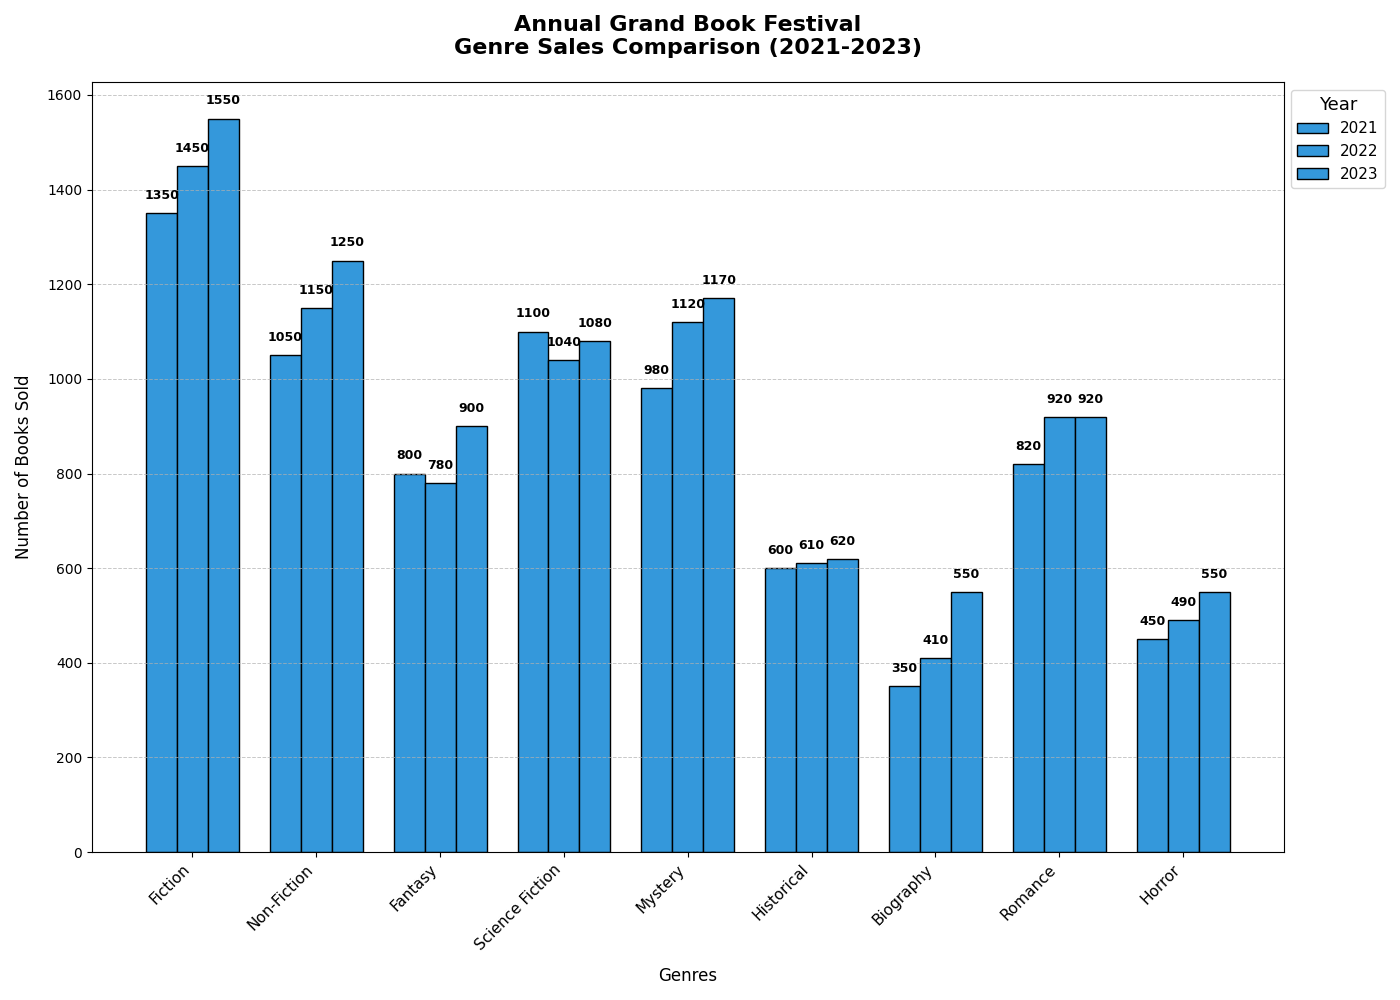

Reproduce this figure in Python.
import matplotlib.pyplot as plt
import numpy as np

years = [2021, 2022, 2023]
genres = [
    'Fiction', 'Non-Fiction', 'Fantasy', 'Science Fiction', 
    'Mystery', 'Historical', 'Biography', 'Romance', 'Horror'
]
sales_data = {
    2021: [1350, 1050, 800, 1100, 980, 600, 350, 820, 450],
    2022: [1450, 1150, 780, 1040, 1120, 610, 410, 920, 490],
    2023: [1550, 1250, 900, 1080, 1170, 620, 550, 920, 550]
}

# Use a single color for all bars
single_color = '#3498db'  # A blue color

fig, ax = plt.subplots(figsize=(14, 10))
width = 0.25
x = np.arange(len(genres))

for i, year in enumerate(years):
    sales = sales_data[year]
    ax.bar(x + i*width, sales, width=width, color=single_color, label=f'{year}', edgecolor='black')

for i, year in enumerate(years):
    sales = sales_data[year]
    for j, books in enumerate(sales):
        ax.text(j + i*width, books + 30, f'{books}', ha='center', fontsize=9, fontweight='bold', color='black')

ax.set_title('Annual Grand Book Festival\nGenre Sales Comparison (2021-2023)', fontsize=16, fontweight='bold', pad=20)
ax.set_xlabel('Genres', fontsize=12, labelpad=10)
ax.set_ylabel('Number of Books Sold', fontsize=12, labelpad=10)

ax.set_xticks(x + width)
ax.set_xticklabels(genres, rotation=45, ha='right', fontsize=11)

ax.yaxis.grid(True, linestyle='--', linewidth=0.7, alpha=0.7)

ax.legend(title='Year', title_fontsize='13', fontsize='11', loc='upper left', bbox_to_anchor=(1, 1))

plt.tight_layout()
plt.show()
